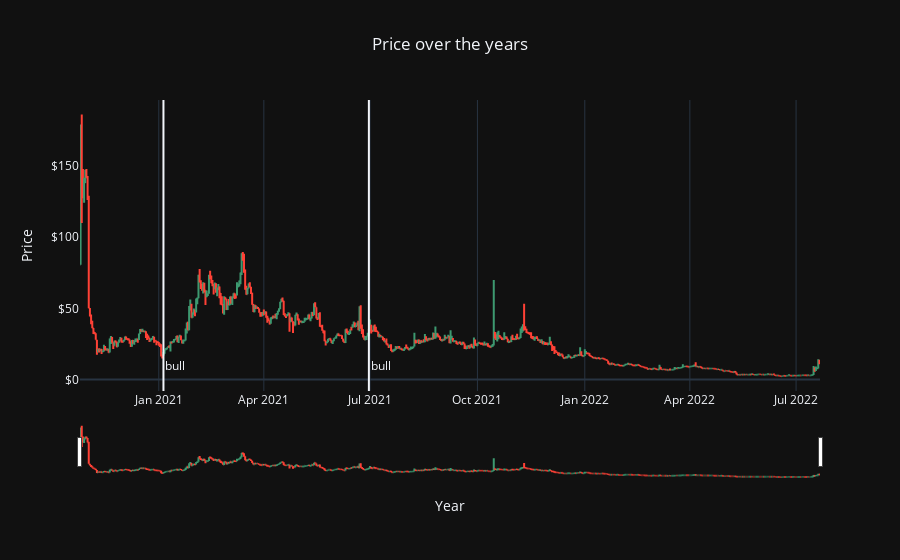

The notebook cell this image was saved under:
### Markdown cell above
### Barn

### Code cell
#Bull from 2021-01-05 (24.33%) to 2021-03-15 (-28.18%)
#Bull from 2021-06-30 (21.90%) to 2022-05-10 (-34.49%)

raw_data=pd.read_csv('Barn.csv')
raw_data.Date = pd.to_datetime(raw_data.Date)
raw_data = raw_data.sort_values(by='Date',ascending=True)
raw_data["prevClose"] = raw_data.Close.shift(1)
raw_data['change'] = raw_data[['Open','prevClose']].pct_change(axis=1)['prevClose']
result = raw_data.loc[abs(raw_data['change']) > 0.0020]
result.loc[:,('change')] = result.loc[:,('change')].multiply(100).round(2).astype(str) + "%"

def date_format(df):
    if isinstance(df, pd.DataFrame):
        if 'Date' in df.columns:
            df.Date = pd.to_datetime(df.Date)
            df[['Year','Month','Day']] = df.Date.apply(lambda x: pd.Series(x.strftime("%Y-%m-%d").split("-")))
    else:
        print("Invalid entry")
    return df
data=date_format(raw_data)
data['Close']=data['Close'].astype(float)
data['Open']=data['Open'].astype(float)
data['High']=data['High'].astype(float)
data['Low']=data['Low'].astype(float)
data['Year']=data['Year'].astype(int)
data['Month']=data['Month'].astype(int)
data['Day']=data['Day'].astype(int)

fig = go.Figure(data=go.Ohlc(x=data['Date'],
                open=data['Open'],
                high=data['High'],
                low=data['Low'],
                close=data['Close']))

fig.update_layout(template='plotly_dark',
    title='Price over the years',
    xaxis_title="Year",
    yaxis_title='Price',title_x=0.5,
    shapes = [dict(x0='2021-01-05', x1='2021-01-05', y0=0, y1=1, xref='x', yref='paper',line_width=2),
             dict(x0='2021-06-30', x1='2021-06-30', y0=0, y1=1, xref='x', yref='paper',line_width=2)],
    annotations=[dict(x='2021-01-05', y=0.05, xref='x', yref='paper',showarrow=False, xanchor='left', text='bull'),
        dict(x='2021-06-30', y=0.05, xref='x', yref='paper',showarrow=False, xanchor='left', text='bull'),]
)

fig.update_yaxes( # the y-axis is in dollars
    tickprefix="$", showgrid=False
)

fig.update_xaxes(
     showgrid=True
)

fig.show()

### Figure 1 — Plotly figure (JSON) as saved in the notebook; plotly's stock layout.template omitted (floating-point values rounded to 4 significant figures; data arrays with more than 128 entries replaced by an {"elided": "..."} marker saying what was removed)
{"data": [{"close": {"elided": "634 float values"}, "high": {"elided": "634 float values"}, "low": {"elided": "634 float values"}, "open": {"elided": "634 float values"}, "type": "ohlc", "x": {"elided": "634 str values"}}], "layout": {"annotations": [{"showarrow": false, "text": "bull", "x": "2021-01-05", "xanchor": "left", "xref": "x", "y": 0.05, "yref": "paper"}, {"showarrow": false, "text": "bull", "x": "2021-06-30", "xanchor": "left", "xref": "x", "y": 0.05, "yref": "paper"}], "shapes": [{"line": {"width": 2}, "x0": "2021-01-05", "x1": "2021-01-05", "xref": "x", "y0": 0, "y1": 1, "yref": "paper"}, {"line": {"width": 2}, "x0": "2021-06-30", "x1": "2021-06-30", "xref": "x", "y0": 0, "y1": 1, "yref": "paper"}], "title": {"text": "Price over the years", "x": 0.5}, "xaxis": {"showgrid": true, "title": {"text": "Year"}}, "yaxis": {"showgrid": false, "tickprefix": "$", "title": {"text": "Price"}}}}
